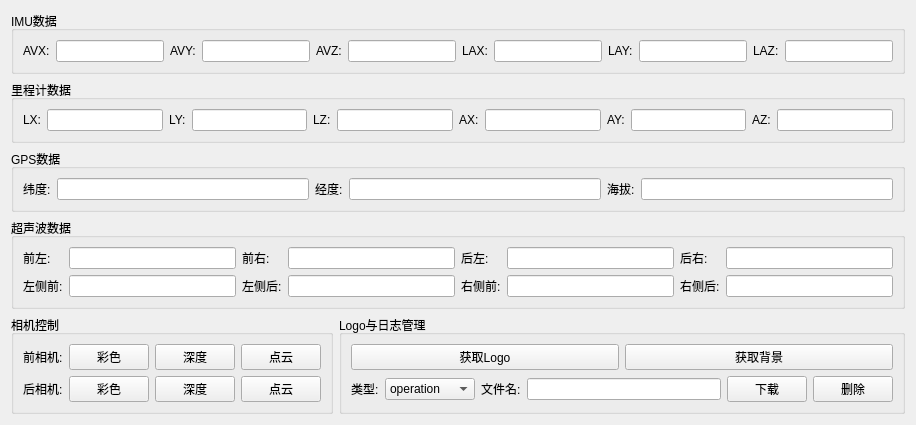
               <widget class="QWidget" name="tab_Sensor">
                <attribute name="title">
                 <string>传感器数据</string>
                </attribute>
                <layout class="QGridLayout" name="gridLayout_18">
                 <item row="0" column="0" colspan="2">
                  <widget class="QGroupBox" name="groupBox_IMU">
                   <property name="sizePolicy">
                    <sizepolicy hsizetype="Preferred" vsizetype="Maximum">
                     <horstretch>0</horstretch>
                     <verstretch>0</verstretch>
                    </sizepolicy>
                   </property>
                   <property name="title">
                    <string>IMU数据</string>
                   </property>
                   <layout class="QHBoxLayout" name="horizontalLayout_IMU">
                    <item>
                     <widget class="QLabel" name="label_IMU_AVX">
                      <property name="sizePolicy">
                       <sizepolicy hsizetype="Preferred" vsizetype="Maximum">
                        <horstretch>0</horstretch>
                        <verstretch>0</verstretch>
                       </sizepolicy>
                      </property>
                      <property name="text">
                       <string>AVX:</string>
                      </property>
                     </widget>
                    </item>
                    <item>
                     <widget class="QLineEdit" name="lineEdit_IMU_AVX">
                      <property name="readOnly">
                       <bool>true</bool>
                      </property>
                     </widget>
                    </item>
                    <item>
                     <widget class="QLabel" name="label_IMU_AVY">
                      <property name="sizePolicy">
                       <sizepolicy hsizetype="Preferred" vsizetype="Maximum">
                        <horstretch>0</horstretch>
                        <verstretch>0</verstretch>
                       </sizepolicy>
                      </property>
                      <property name="text">
                       <string>AVY:</string>
                      </property>
                     </widget>
                    </item>
                    <item>
                     <widget class="QLineEdit" name="lineEdit_IMU_AVY">
                      <property name="readOnly">
                       <bool>true</bool>
                      </property>
                     </widget>
                    </item>
                    <item>
                     <widget class="QLabel" name="label_IMU_AVZ">
                      <property name="sizePolicy">
                       <sizepolicy hsizetype="Preferred" vsizetype="Maximum">
                        <horstretch>0</horstretch>
                        <verstretch>0</verstretch>
                       </sizepolicy>
                      </property>
                      <property name="text">
                       <string>AVZ:</string>
                      </property>
                     </widget>
                    </item>
                    <item>
                     <widget class="QLineEdit" name="lineEdit_IMU_AVZ">
                      <property name="readOnly">
                       <bool>true</bool>
                      </property>
                     </widget>
                    </item>
                    <item>
                     <widget class="QLabel" name="label_IMU_LAX">
                      <property name="sizePolicy">
                       <sizepolicy hsizetype="Preferred" vsizetype="Maximum">
                        <horstretch>0</horstretch>
                        <verstretch>0</verstretch>
                       </sizepolicy>
                      </property>
                      <property name="text">
                       <string>LAX:</string>
                      </property>
                     </widget>
                    </item>
                    <item>
                     <widget class="QLineEdit" name="lineEdit_IMU_LAX">
                      <property name="readOnly">
                       <bool>true</bool>
                      </property>
                     </widget>
                    </item>
                    <item>
                     <widget class="QLabel" name="label_IMU_LAY">
                      <property name="sizePolicy">
                       <sizepolicy hsizetype="Preferred" vsizetype="Maximum">
                        <horstretch>0</horstretch>
                        <verstretch>0</verstretch>
                       </sizepolicy>
                      </property>
                      <property name="text">
                       <string>LAY:</string>
                      </property>
                     </widget>
                    </item>
                    <item>
                     <widget class="QLineEdit" name="lineEdit_IMU_LAY">
                      <property name="readOnly">
                       <bool>true</bool>
                      </property>
                     </widget>
                    </item>
                    <item>
                     <widget class="QLabel" name="label_IMU_LAZ">
                      <property name="sizePolicy">
                       <sizepolicy hsizetype="Preferred" vsizetype="Maximum">
                        <horstretch>0</horstretch>
                        <verstretch>0</verstretch>
                       </sizepolicy>
                      </property>
                      <property name="text">
                       <string>LAZ:</string>
                      </property>
                     </widget>
                    </item>
                    <item>
                     <widget class="QLineEdit" name="lineEdit_IMU_LAZ">
                      <property name="readOnly">
                       <bool>true</bool>
                      </property>
                     </widget>
                    </item>
                   </layout>
                  </widget>
                 </item>
                 <item row="1" column="0" colspan="2">
                  <widget class="QGroupBox" name="groupBox_Odom">
                   <property name="sizePolicy">
                    <sizepolicy hsizetype="Preferred" vsizetype="Maximum">
                     <horstretch>0</horstretch>
                     <verstretch>0</verstretch>
                    </sizepolicy>
                   </property>
                   <property name="title">
                    <string>里程计数据</string>
                   </property>
                   <layout class="QHBoxLayout" name="horizontalLayout_Odom">
                    <item>
                     <widget class="QLabel" name="label_Odom_LX">
                      <property name="sizePolicy">
                       <sizepolicy hsizetype="Preferred" vsizetype="Maximum">
                        <horstretch>0</horstretch>
                        <verstretch>0</verstretch>
                       </sizepolicy>
                      </property>
                      <property name="text">
                       <string>LX:</string>
                      </property>
                     </widget>
                    </item>
                    <item>
                     <widget class="QLineEdit" name="lineEdit_Odom_LX">
                      <property name="readOnly">
                       <bool>true</bool>
                      </property>
                     </widget>
                    </item>
                    <item>
                     <widget class="QLabel" name="label_Odom_LY">
                      <property name="sizePolicy">
                       <sizepolicy hsizetype="Preferred" vsizetype="Maximum">
                        <horstretch>0</horstretch>
                        <verstretch>0</verstretch>
                       </sizepolicy>
                      </property>
                      <property name="text">
                       <string>LY:</string>
                      </property>
                     </widget>
                    </item>
                    <item>
                     <widget class="QLineEdit" name="lineEdit_Odom_LY">
                      <property name="readOnly">
                       <bool>true</bool>
                      </property>
                     </widget>
                    </item>
                    <item>
                     <widget class="QLabel" name="label_Odom_LZ">
                      <property name="sizePolicy">
                       <sizepolicy hsizetype="Preferred" vsizetype="Maximum">
                        <horstretch>0</horstretch>
                        <verstretch>0</verstretch>
                       </sizepolicy>
                      </property>
                      <property name="text">
                       <string>LZ:</string>
                      </property>
                     </widget>
                    </item>
                    <item>
                     <widget class="QLineEdit" name="lineEdit_Odom_LZ">
                      <property name="readOnly">
                       <bool>true</bool>
                      </property>
                     </widget>
                    </item>
                    <item>
                     <widget class="QLabel" name="label_Odom_AX">
                      <property name="sizePolicy">
                       <sizepolicy hsizetype="Preferred" vsizetype="Maximum">
                        <horstretch>0</horstretch>
                        <verstretch>0</verstretch>
                       </sizepolicy>
                      </property>
                      <property name="text">
                       <string>AX:</string>
                      </property>
                     </widget>
                    </item>
                    <item>
                     <widget class="QLineEdit" name="lineEdit_Odom_AX">
                      <property name="readOnly">
                       <bool>true</bool>
                      </property>
                     </widget>
                    </item>
                    <item>
                     <widget class="QLabel" name="label_Odom_AY">
                      <property name="sizePolicy">
                       <sizepolicy hsizetype="Preferred" vsizetype="Maximum">
                        <horstretch>0</horstretch>
                        <verstretch>0</verstretch>
                       </sizepolicy>
                      </property>
                      <property name="text">
                       <string>AY:</string>
                      </property>
                     </widget>
                    </item>
                    <item>
                     <widget class="QLineEdit" name="lineEdit_Odom_AY">
                      <property name="readOnly">
                       <bool>true</bool>
                      </property>
                     </widget>
                    </item>
                    <item>
                     <widget class="QLabel" name="label_Odom_AZ">
                      <property name="sizePolicy">
                       <sizepolicy hsizetype="Preferred" vsizetype="Maximum">
                        <horstretch>0</horstretch>
                        <verstretch>0</verstretch>
                       </sizepolicy>
                      </property>
                      <property name="text">
                       <string>AZ:</string>
                      </property>
                     </widget>
                    </item>
                    <item>
                     <widget class="QLineEdit" name="lineEdit_Odom_AZ">
                      <property name="readOnly">
                       <bool>true</bool>
                      </property>
                     </widget>
                    </item>
                   </layout>
                  </widget>
                 </item>
                 <item row="2" column="0" colspan="2">
                  <widget class="QGroupBox" name="groupBox_GPS">
                   <property name="sizePolicy">
                    <sizepolicy hsizetype="Preferred" vsizetype="Maximum">
                     <horstretch>0</horstretch>
                     <verstretch>0</verstretch>
                    </sizepolicy>
                   </property>
                   <property name="title">
                    <string>GPS数据</string>
                   </property>
                   <layout class="QHBoxLayout" name="horizontalLayout_GPS">
                    <item>
                     <widget class="QLabel" name="label_GPS_Lat">
                      <property name="sizePolicy">
                       <sizepolicy hsizetype="Preferred" vsizetype="Maximum">
                        <horstretch>0</horstretch>
                        <verstretch>0</verstretch>
                       </sizepolicy>
                      </property>
                      <property name="text">
                       <string>纬度:</string>
                      </property>
                     </widget>
                    </item>
                    <item>
                     <widget class="QLineEdit" name="lineEdit_GPS_Lat">
                      <property name="readOnly">
                       <bool>true</bool>
                      </property>
                     </widget>
                    </item>
                    <item>
                     <widget class="QLabel" name="label_GPS_Lon">
                      <property name="sizePolicy">
                       <sizepolicy hsizetype="Preferred" vsizetype="Maximum">
                        <horstretch>0</horstretch>
                        <verstretch>0</verstretch>
                       </sizepolicy>
                      </property>
                      <property name="text">
                       <string>经度:</string>
                      </property>
                     </widget>
                    </item>
                    <item>
                     <widget class="QLineEdit" name="lineEdit_GPS_Lon">
                      <property name="readOnly">
                       <bool>true</bool>
                      </property>
                     </widget>
                    </item>
                    <item>
                     <widget class="QLabel" name="label_GPS_Alt">
                      <property name="sizePolicy">
                       <sizepolicy hsizetype="Preferred" vsizetype="Maximum">
                        <horstretch>0</horstretch>
                        <verstretch>0</verstretch>
                       </sizepolicy>
                      </property>
                      <property name="text">
                       <string>海拔:</string>
                      </property>
                     </widget>
                    </item>
                    <item>
                     <widget class="QLineEdit" name="lineEdit_GPS_Alt">
                      <property name="readOnly">
                       <bool>true</bool>
                      </property>
                     </widget>
                    </item>
                   </layout>
                  </widget>
                 </item>
                 <item row="3" column="0" colspan="2">
                  <widget class="QGroupBox" name="groupBox_Ultrasonic">
                   <property name="sizePolicy">
                    <sizepolicy hsizetype="Preferred" vsizetype="Maximum">
                     <horstretch>0</horstretch>
                     <verstretch>0</verstretch>
                    </sizepolicy>
                   </property>
                   <property name="title">
                    <string>超声波数据</string>
                   </property>
                   <layout class="QGridLayout" name="gridLayout_Ultrasonic">
                    <item row="0" column="0">
                     <widget class="QLabel" name="lbl_US_FL">
                      <property name="sizePolicy">
                       <sizepolicy hsizetype="Preferred" vsizetype="Maximum">
                        <horstretch>0</horstretch>
                        <verstretch>0</verstretch>
                       </sizepolicy>
                      </property>
                      <property name="text">
                       <string>前左:</string>
                      </property>
                     </widget>
                    </item>
                    <item row="0" column="1">
                     <widget class="QLineEdit" name="lineEdit_US_FL">
                      <property name="readOnly">
                       <bool>true</bool>
                      </property>
                     </widget>
                    </item>
                    <item row="0" column="2">
                     <widget class="QLabel" name="lbl_US_FR">
                      <property name="sizePolicy">
                       <sizepolicy hsizetype="Preferred" vsizetype="Maximum">
                        <horstretch>0</horstretch>
                        <verstretch>0</verstretch>
                       </sizepolicy>
                      </property>
                      <property name="text">
                       <string>前右:</string>
                      </property>
                     </widget>
                    </item>
                    <item row="0" column="3">
                     <widget class="QLineEdit" name="lineEdit_US_FR">
                      <property name="readOnly">
                       <bool>true</bool>
                      </property>
                     </widget>
                    </item>
                    <item row="0" column="4">
                     <widget class="QLabel" name="lbl_US_RL">
                      <property name="sizePolicy">
                       <sizepolicy hsizetype="Preferred" vsizetype="Maximum">
                        <horstretch>0</horstretch>
                        <verstretch>0</verstretch>
                       </sizepolicy>
                      </property>
                      <property name="text">
                       <string>后左:</string>
                      </property>
                     </widget>
                    </item>
                    <item row="0" column="5">
                     <widget class="QLineEdit" name="lineEdit_US_RL">
                      <property name="readOnly">
                       <bool>true</bool>
                      </property>
                     </widget>
                    </item>
                    <item row="0" column="6">
                     <widget class="QLabel" name="lbl_US_RR">
                      <property name="sizePolicy">
                       <sizepolicy hsizetype="Preferred" vsizetype="Maximum">
                        <horstretch>0</horstretch>
                        <verstretch>0</verstretch>
                       </sizepolicy>
                      </property>
                      <property name="text">
                       <string>后右:</string>
                      </property>
                     </widget>
                    </item>
                    <item row="0" column="7">
                     <widget class="QLineEdit" name="lineEdit_US_RR">
                      <property name="readOnly">
                       <bool>true</bool>
                      </property>
                     </widget>
                    </item>
                    <item row="1" column="0">
                     <widget class="QLabel" name="lbl_US_LF">
                      <property name="sizePolicy">
                       <sizepolicy hsizetype="Preferred" vsizetype="Maximum">
                        <horstretch>0</horstretch>
                        <verstretch>0</verstretch>
                       </sizepolicy>
                      </property>
                      <property name="text">
                       <string>左侧前:</string>
                      </property>
                     </widget>
                    </item>
                    <item row="1" column="1">
                     <widget class="QLineEdit" name="lineEdit_US_LF">
                      <property name="readOnly">
                       <bool>true</bool>
                      </property>
                     </widget>
                    </item>
                    <item row="1" column="2">
                     <widget class="QLabel" name="lbl_US_LR">
                      <property name="sizePolicy">
                       <sizepolicy hsizetype="Preferred" vsizetype="Maximum">
                        <horstretch>0</horstretch>
                        <verstretch>0</verstretch>
                       </sizepolicy>
                      </property>
                      <property name="text">
                       <string>左侧后:</string>
                      </property>
                     </widget>
                    </item>
                    <item row="1" column="3">
                     <widget class="QLineEdit" name="lineEdit_US_LR">
                      <property name="readOnly">
                       <bool>true</bool>
                      </property>
                     </widget>
                    </item>
                    <item row="1" column="4">
                     <widget class="QLabel" name="lbl_US_RF">
                      <property name="sizePolicy">
                       <sizepolicy hsizetype="Preferred" vsizetype="Maximum">
                        <horstretch>0</horstretch>
                        <verstretch>0</verstretch>
                       </sizepolicy>
                      </property>
                      <property name="text">
                       <string>右侧前:</string>
                      </property>
                     </widget>
                    </item>
                    <item row="1" column="5">
                     <widget class="QLineEdit" name="lineEdit_US_RF">
                      <property name="readOnly">
                       <bool>true</bool>
                      </property>
                     </widget>
                    </item>
                    <item row="1" column="6">
                     <widget class="QLabel" name="lbl_US_RR2">
                      <property name="sizePolicy">
                       <sizepolicy hsizetype="Preferred" vsizetype="Maximum">
                        <horstretch>0</horstretch>
                        <verstretch>0</verstretch>
                       </sizepolicy>
                      </property>
                      <property name="text">
                       <string>右侧后:</string>
                      </property>
                     </widget>
                    </item>
                    <item row="1" column="7">
                     <widget class="QLineEdit" name="lineEdit_US_RR2">
                      <property name="readOnly">
                       <bool>true</bool>
                      </property>
                     </widget>
                    </item>
                   </layout>
                  </widget>
                 </item>
                 <item row="4" column="0">
                  <widget class="QGroupBox" name="groupBox_CameraControl">
                   <property name="sizePolicy">
                    <sizepolicy hsizetype="Preferred" vsizetype="Maximum">
                     <horstretch>0</horstretch>
                     <verstretch>0</verstretch>
                    </sizepolicy>
                   </property>
                   <property name="title">
                    <string>相机控制</string>
                   </property>
                   <layout class="QGridLayout" name="gridLayout_CameraControl">
                    <item row="0" column="0">
                     <widget class="QLabel" name="label_FrontCamCtrl">
                      <property name="text">
                       <string>前相机:</string>
                      </property>
                     </widget>
                    </item>
                    <item row="0" column="1">
                     <widget class="QPushButton" name="btn_GetFrontRGB">
                      <property name="text">
                       <string>彩色</string>
                      </property>
                     </widget>
                    </item>
                    <item row="0" column="2">
                     <widget class="QPushButton" name="btn_GetFrontDepth">
                      <property name="text">
                       <string>深度</string>
                      </property>
                     </widget>
                    </item>
                    <item row="0" column="3">
                     <widget class="QPushButton" name="btn_GetFrontPointCloud">
                      <property name="text">
                       <string>点云</string>
                      </property>
                     </widget>
                    </item>
                    <item row="1" column="0">
                     <widget class="QLabel" name="label_RearCamCtrl">
                      <property name="text">
                       <string>后相机:</string>
                      </property>
                     </widget>
                    </item>
                    <item row="1" column="1">
                     <widget class="QPushButton" name="btn_GetRearRGB">
                      <property name="text">
                       <string>彩色</string>
                      </property>
                     </widget>
                    </item>
                    <item row="1" column="2">
                     <widget class="QPushButton" name="btn_GetRearDepth">
                      <property name="text">
                       <string>深度</string>
                      </property>
                     </widget>
                    </item>
                    <item row="1" column="3">
                     <widget class="QPushButton" name="btn_GetRearPointCloud">
                      <property name="text">
                       <string>点云</string>
                      </property>
                     </widget>
                    </item>
                   </layout>
                  </widget>
                 </item>
                 <item row="4" column="1">
                  <widget class="QGroupBox" name="groupBox_LogoLog">
                   <property name="sizePolicy">
                    <sizepolicy hsizetype="Preferred" vsizetype="Maximum">
                     <horstretch>0</horstretch>
                     <verstretch>0</verstretch>
                    </sizepolicy>
                   </property>
                   <property name="title">
                    <string>Logo与日志管理</string>
                   </property>
                   <layout class="QVBoxLayout" name="verticalLayout_LogoLog">
                    <item>
                     <layout class="QHBoxLayout" name="horizontalLayout_Logo">
                      <item>
                       <widget class="QPushButton" name="btn_GetLogoBase64">
                        <property name="text">
                         <string>获取Logo</string>
                        </property>
                       </widget>
                      </item>
                      <item>
                       <widget class="QPushButton" name="btn_GetBackgroundBase64">
                        <property name="text">
                         <string>获取背景</string>
                        </property>
                       </widget>
                      </item>
                     </layout>
                    </item>
                    <item>
                     <layout class="QHBoxLayout" name="horizontalLayout_LogMgmt">
                      <item>
                       <widget class="QLabel" name="label_LogType">
                        <property name="text">
                         <string>类型:</string>
                        </property>
                       </widget>
                      </item>
                      <item>
                       <widget class="QComboBox" name="combo_LogType">
                        <item>
                         <property name="text">
                          <string>operation</string>
                         </property>
                        </item>
                        <item>
                         <property name="text">
                          <string>launch</string>
                         </property>
                        </item>
                        <item>
                         <property name="text">
                          <string>drive_error</string>
                         </property>
                        </item>
                        <item>
                         <property name="text">
                          <string>rosbag</string>
                         </property>
                        </item>
                       </widget>
                      </item>
                      <item>
                       <widget class="QLabel" name="label_LogFileName">
                        <property name="text">
                         <string>文件名:</string>
                        </property>
                       </widget>
                      </item>
                      <item>
                       <widget class="QLineEdit" name="lineEdit_LogFileName"/>
                      </item>
                      <item>
                       <widget class="QPushButton" name="btn_DownLogs">
                        <property name="text">
                         <string>下载</string>
                        </property>
                       </widget>
                      </item>
                      <item>
                       <widget class="QPushButton" name="btn_DropLogs">
                        <property name="text">
                         <string>删除</string>
                        </property>
                       </widget>
                      </item>
                     </layout>
                    </item>
                   </layout>
                  </widget>
                 </item>
                </layout>
               </widget>
